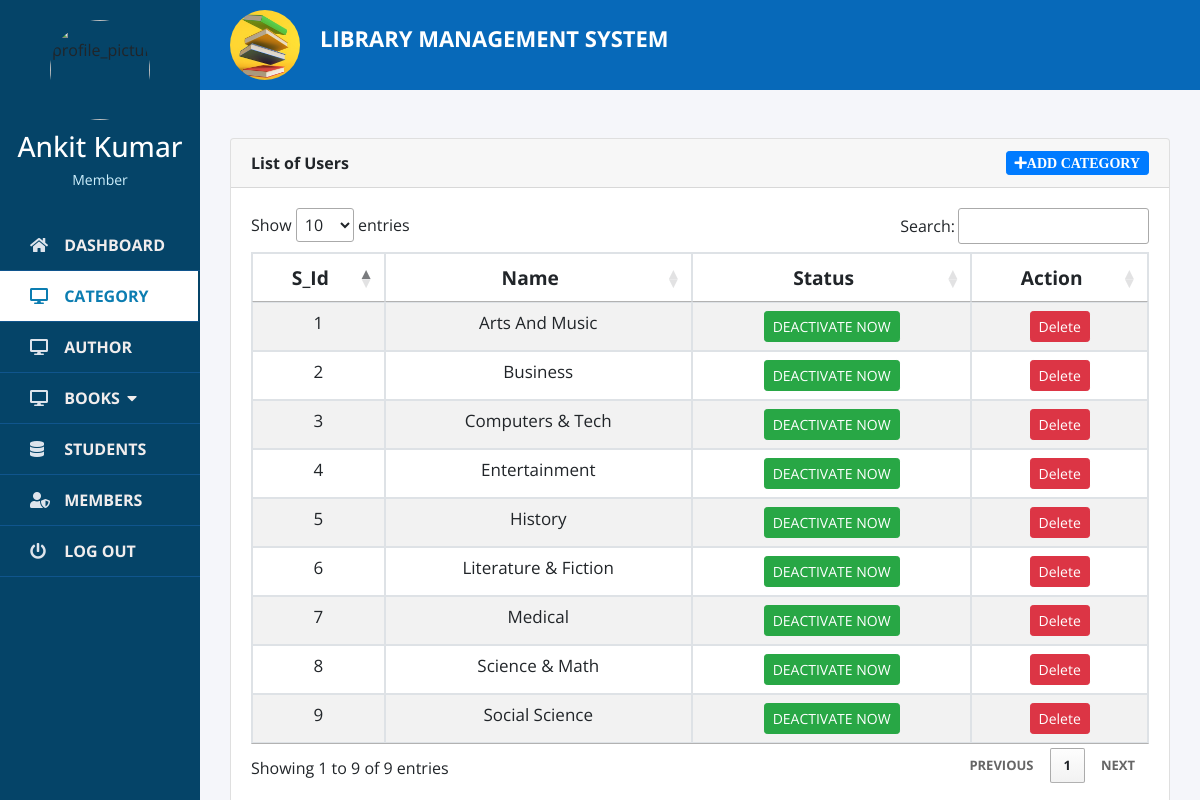
The app's page /admin_addcat.php (signed in) with its own data.
### tables this page shows
CREATE TABLE `category` (
  `c_id` int(11) NOT NULL,
  `name` varchar(100) NOT NULL,
  `status` int(1) NOT NULL,
  `creationdate` timestamp NOT NULL DEFAULT current_timestamp()
);

### admin_addcat.php (the view, shortened to what this page needs)
<?php
$conn=new mysqli("localhost","root","","librarymanage");
if(strlen($_SESSION['login'])==0)
{
  header("location: login.php");
}
else
{
?>
<!DOCTYPE html>
<html lang="en">
<head>
	<link rel="stylesheet" href="https://maxcdn.bootstrapcdn.com/bootstrap/4.5.2/css/bootstrap.min.css">
	<link rel="stylesheet" href="https://maxcdn.bootstrapcdn.com/bootstrap/4.5.2/css/bootstrap.min.css">
	<link rel="stylesheet" type="text/css" href="css/nav.css">
	<link rel="stylesheet" type="text/css" href="css/navbar.css">
	<link href="css/manageuser.css" rel="stylesheet" type="text/css">
	<link rel="stylesheet" type="text/css" href="https://cdn.datatables.net/1.11.3/css/jquery.dataTables.min.css">
</head>
<body>
<?php include("sidenav.php") ?>
	 <div class="container1">
	<div class="container-fluid">
	<div class="col-lg-12"style="width:100%;">
		<div class="row">
			<div class="col-md-12">
				<div class="card">
					<div class="card-header">
						<b>List of Users</b>
						<span class="float:right"><a class="btn btn-primary float-right btn-sm" data-bs-target="#new--cat" data-bs-toggle="modal">
					<i class="fa fa-plus">Add Category</i>
				</a></span>
					</div>
					<div class="card-body" style="overflow-x: auto">
			<table cellpadding="0" cellspacing="0" border="0" class="table table-striped table-bordered" id="example">
				<thead>
					<tr>
						<th class="text-center si">S_Id</th>
						<th class="text-center si ">Name</th>
						<th class="text-center si">Status</th>
						<th class="text-center si">Action</th>
					</tr>
				</thead>
				<tbody>
					<?php
						$users = $conn->query("SELECT * FROM category");
						$i=0;
                        while($row= $users->fetch_assoc()):
                            $i++;
					?>
					<tr class="text-center">
						<td class="ri">
							<?php echo $i ?>
						</td class="ri">
						<td class="ri">
							<?php echo ucwords($row['name']) ?>
						</td>
                        <td class="ri"><?php
                                    $status=$row["status"];
                                    if($status==0)
                                    {
                                        echo'<a href="admin_activate.php?id='.$row["c_id"].'" class="btn btn-sm btn-danger">Activate Now</a>';
                                    }
                                    else
                                    {
                                        echo'<a href="admin_deactivate.php?id='.$row["c_id"].'" class="btn btn-sm btn-success">Deactivate Now</a>';
                                    }
                                ?></td>
						<td class="ri">
							<button class="btn btn-sm btn-danger delete_cat" type="button" data-bs-toggle="modal" data-bs-target="#deletemodal" data-id="<?php echo $row['c_id'] ?>">Delete</button>
						</td>
					</tr>
					<?php endwhile; ?>
				</tbody>
			</table>
					</div>
				</div>
			</div>
		</div>
	</div>
</div>
	</div>
</body>
</html>
<?php } ?>

### css/nav.css (style rules this page uses)
* { margin: 0; padding: 0; list-style: none; box-sizing: border-box; font-family: "Poppins" , sans-serif; }
div a { color: white; font-size: 13px; text-transform: uppercase; font-weight: bolder; }

### css/navbar.css (style rules this page uses)
* { margin: 0; padding: 0; -webkit-box-sizing: border-box; box-sizing: border-box; font-family: 'Josefin Sans', sans-serif; }

### admin_addcat.php (style rules this page uses)
.text-center { text-align: center; }
.si { font-size: 1.2rem; font-weight: bold; height: 2rem; }
.ri { padding: 8px 0; font-size: 17px; }
.container1 { position: relative; width: calc(100% - 200px); left: 200px; top: 0; }

### sidenav.php (style rules this page uses)
* { list-style: none; text-decoration: none; margin: 0; padding: 0; box-sizing: border-box; font-family: 'Open Sans', sans-serif; }
body { background: #f5f6fa; }

### records on screen
category: name "Arts And Music"
category: name "Business"
category: name "Computers & Tech"
category: name "Entertainment"
category: name "History"
category: name "Literature & Fiction"
category: name "Medical"
category: name "Science & Math"
category: name "Social Science"

### other values on screen
$_SESSION['login_name'] "Ankit Kumar"
$_SESSION['user'] "Member"
